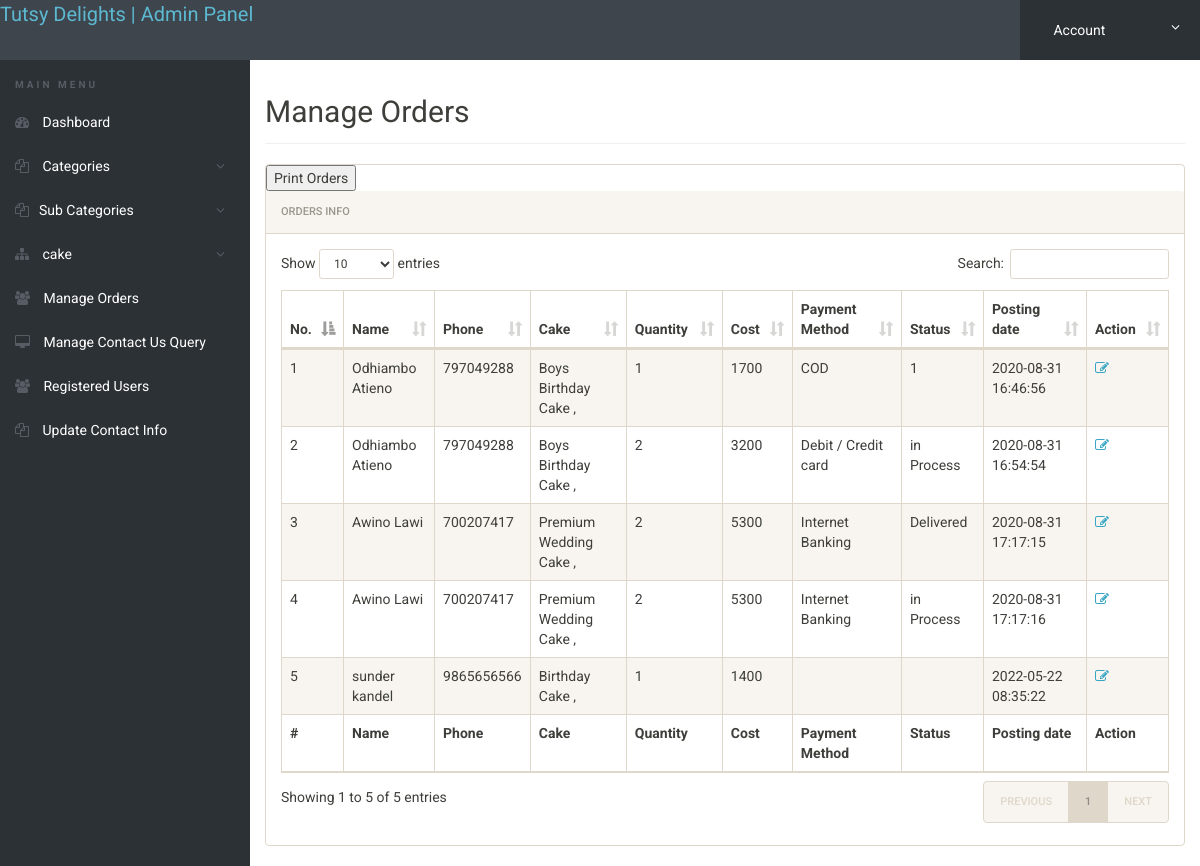
/admin/manage-Orderings.php (signed in), run on the app's committed database.
### tables this page shows
CREATE TABLE `orders` (
  `id` int(11) NOT NULL,
  `userId` int(11) DEFAULT NULL,
  `productId` varchar(255) DEFAULT NULL,
  `quantity` int(11) DEFAULT NULL,
  `orderDate` timestamp NOT NULL DEFAULT current_timestamp(),
  `paymentMethod` varchar(50) DEFAULT NULL,
  `orderStatus` varchar(55) DEFAULT NULL
);

CREATE TABLE `users` (
  `id` int(11) NOT NULL,
  `name` varchar(255) DEFAULT NULL,
  `email` varchar(255) DEFAULT NULL,
  `contactno` bigint(11) DEFAULT NULL,
  `password` varchar(255) DEFAULT NULL,
  `shippingAddress` longtext DEFAULT NULL,
  `shippingState` varchar(255) DEFAULT NULL,
  `shippingCity` varchar(255) DEFAULT NULL,
  `shippingPincode` int(11) DEFAULT NULL,
  `billingAddress` longtext DEFAULT NULL,
  `billingState` varchar(255) DEFAULT NULL,
  `billingCity` varchar(255) DEFAULT NULL,
  `billingPincode` int(11) DEFAULT NULL,
  `regDate` timestamp NOT NULL DEFAULT current_timestamp(),
  `updationDate` varchar(255) DEFAULT NULL
);

CREATE TABLE `products` (
  `id` int(11) NOT NULL,
  `category` int(11) NOT NULL,
  `subCategory` int(11) DEFAULT NULL,
  `productName` varchar(255) DEFAULT NULL,
  `productCompany` varchar(255) DEFAULT NULL,
  `productPrice` int(11) DEFAULT NULL,
  `productPriceBeforeDiscount` int(11) DEFAULT NULL,
  `productDescription` longtext DEFAULT NULL,
  `productImage1` varchar(255) DEFAULT NULL,
  `productImage2` varchar(255) DEFAULT NULL,
  `productImage3` varchar(255) DEFAULT NULL,
  `shippingCharge` int(11) DEFAULT NULL,
  `productAvailability` varchar(255) DEFAULT NULL,
  `postingDate` timestamp NULL DEFAULT current_timestamp(),
  `updationDate` varchar(255) DEFAULT NULL
);

### admin/manage-Orderings.php (the view, shortened to what this page needs)
<?php
include('includes/config.php');
if(strlen($_SESSION['alogin'])==0)
	{
header('location:index.php');
}
else{
 ?>
<!doctype html>
<html lang="en" class="no-js">
<head>
	<link rel="stylesheet" href="css/font-awesome.min.css">
	<link rel="stylesheet" href="css/bootstrap.min.css">
	<link rel="stylesheet" href="css/dataTables.bootstrap.min.css">
	<link rel="stylesheet" href="css/bootstrap-social.css">
	<link rel="stylesheet" href="css/bootstrap-select.css">
	<link rel="stylesheet" href="css/fileinput.min.css">
	<link rel="stylesheet" href="css/awesome-bootstrap-checkbox.css">
	<link rel="stylesheet" href="css/style.css">
</head>
<body>
	<?php include('includes/header.php');?>
	<div class="ts-main-content">
		<?php include('includes/leftbar.php');?>
		<div class="content-wrapper">
			<div class="container-fluid">
				<div class="row">
					<div class="col-md-12">
						<h2 class="page-title">Manage Orders</h2>
						<div class="panel panel-default">
						<button onClick="window.print()">Print Orders</button>
							<div class="panel-heading">Orders Info</div>
							<div class="panel-body">
								<table id="zctb" class="display table table-striped table-bordered table-hover" cellspacing="0" width="100%">
									<thead>
										<tr>
										<th>No.</th>
											<th>Name</th>
												<th>Phone</th>
											<th>Cake</th>
											<th>Quantity</th>
											<th>Cost</th>
											<th>Payment Method</th>
											<th>Status</th>
											<th>Posting date</th>
											<th>Action</th>
										</tr>
									</thead>
									<tfoot>
										<tr>
										<th>#</th>
										<th>Name</th>
										<th>Phone</th>
											<th>Cake </th>
											<th>Quantity</th>
											<th>Cost</th>
											<th>Payment Method</th>
											<th>Status</th>
											<th>Posting date</th>
											<th>Action</th>
										</tr>
									</tfoot>
									<tbody>
									<?php $sql = "select users.name as username,users.email as useremail,users.contactno as usercontact,users.shippingAddress as shippingaddress,users.shippingCity as shippingcity,users.shippingState as shippingstate,users.shippingPincode as shippingpincode,products.productName as productname,products.shippingCharge as shippingcharge,orders.quantity as quantity,orders.orderDate as orderdate,products.productPrice as productprice, orders.paymentMethod,orders.orderStatus,orders.id as id  from orders join users on  orders.userId=users.id join products on products.id=orders.productId where orders.	orderStatus!='$status' or orders.orderStatus is null ";
$query = $dbh -> prepare($sql);
$query->execute();
$results=$query->fetchAll(PDO::FETCH_OBJ);
$cnt=1;
if($query->rowCount() > 0)
{
foreach($results as $result)
{				?>
										<tr>
											<td><?php echo htmlentities($cnt);?></td>
											<td><?php echo htmlentities($result->username);?></td>
											<td><?php echo htmlentities($result->usercontact);?></td>
											<td><?php echo htmlentities($result->productname);?> , <?php echo htmlentities($result->CakeTitle);?></td>
											<td><?php echo htmlentities($result->quantity);?></td>
											<td><?php echo htmlentities($result->quantity)*($result->productprice)+($result->shippingcharge);?></td>
											<td><?php echo htmlentities($result->paymentMethod);?></td>
											<td><?php echo htmlentities($result->orderStatus);?></td>
											<td><?php echo htmlentities($result->orderdate);?></td>
										<td>   <a href="updateorder.php?id=<?php echo htmlentities($result->id);?>" title="Update order" target="_blank"><i class="fa fa-edit"></i></a>
											</td>
										</tr>
										<?php $cnt=$cnt+1; }} ?>
									</tbody>
								</table>
							</div>
						</div>
					</div>
				</div>
			</div>
		</div>
	</div>
</body>
</html>
<?php } ?>

### admin/includes/header.php (shortened to what this page needs)
<div class="brand clearfix">
		<ul class="ts-profile-nav">
			<li class="ts-account">
				<a href="#"><img src="img/ts-avatar.jpg" class="ts-avatar hidden-side" alt=""> Account <i class="fa fa-angle-down hidden-side"></i></a>
			</li>
		</ul>
		<a href="dashboard.php" style="font-size: 20px; float: left;"> Tutsy Delights | Admin Panel</a>
	</div>

### admin/includes/leftbar.php (shortened to what this page needs)
	<nav class="ts-sidebar">
			<ul class="ts-sidebar-menu">
				<li class="ts-label">Main Menu</li>
				<li><a href="dashboard.php"><i class="fa fa-dashboard"></i> Dashboard</a></li>
<li><a href="#"><i class="fa fa-files-o"></i> Categories</a>
</li>
<li><a href="#"><i class="fa fa-files-o"></i>Sub Categories</a>
</li>
<li><a href="#"><i class="fa fa-sitemap"></i> cake</a>
				</li>
				<li><a href="manage-Orderings.php"><i class="fa fa-users"></i> Manage Orders</a></li>
				<li><a href="manage-conactusquery.php"><i class="fa fa-desktop"></i> Manage Contact Us Query</a></li>
				<li><a href="reg-users.php"><i class="fa fa-users"></i> Registered Users</a></li>
			<li><a href="update-contactinfo.php"><i class="fa fa-files-o"></i> Update Contact Info</a></li>
			</ul>
		</nav>

### admin/css/style.css (style rules this page uses)
html { font-size: 14px; }
@media only screen and (min-width: 480px) { html { font-size: 17px; } }
@media only screen and (min-width: 768px) { html { font-size: 14px; } }
body { font-size: 1em; }
a { color: #37a6c4; }
.panel { overflow: hidden; }
ul, li { margin: 0; padding: 0; list-style: none; }
.page-title { padding-bottom: 15px; margin-bottom: 20px; border-bottom: 1px solid #f0f0f0; }
.brand { background: #3e454c; position: relative; z-index: 3; position: fixed; width: 100%; top: 0; }
.brand .ts-profile-nav { float: right; display: none; }
.brand .ts-profile-nav li { float: left; position: relative; }
.brand .ts-profile-nav li a { display: block; padding: 20px; color: #fff; }
.brand .ts-profile-nav .ts-account .fa-angle-down { float: right; }
.brand .ts-profile-nav .ts-account > a { width: 180px; background: #2c3136; }
@media only screen and (min-width: 992px) { .brand .ts-profile-nav { display: block; } }
.ts-sidebar { background: #2c3136; max-height: 0; transition: max-height 0.3s; overflow: hidden; position: fixed; z-index: 2; width: 100%; bottom: 0; top: 60px; overflow-y: auto; }
@media only screen and (min-width: 992px) { .ts-sidebar { max-height: 100%; bottom: 0; } }
.ts-sidebar-menu .ts-label { color: #585c64; font-weight: bold; padding: 8px 15px; text-transform: uppercase; font-size: 10px; letter-spacing: 3px; margin-top: 10px; }
.ts-sidebar-menu a { display: block; text-decoration: none; padding: 12px 15px; color: #fff; }
.ts-sidebar-menu li { position: relative; }
.ts-sidebar-menu li i { color: #585c64; margin-right: 10px; }
.ts-main-content .content-wrapper { padding-top: 15px; margin-top: 60px; }
@media only screen and (min-width: 992px) { .ts-main-content .ts-sidebar { width: 250px; float: left; } }
@media only screen and (min-width: 992px) { .ts-main-content .content-wrapper { margin-left: 250px; } }

### data on the page
orders: userId.name "Odhiambo Atieno", userId.contactno "797049288", productId.productName "Boys Birthday Cake", quantity "1", quantity.shippingCharge "1700", paymentMethod "COD", orderStatus "1", orderDate "2020-08-31 16:46:56"
orders: userId.name "Odhiambo Atieno", userId.contactno "797049288", productId.productName "Boys Birthday Cake", quantity "2", quantity.shippingCharge "3200", paymentMethod "Debit / Credit card", orderStatus "in Process", orderDate "2020-08-31 16:54:54"
orders: userId.name "Awino Lawi", userId.contactno "700207417", productId.productName "Premium Wedding Cake", quantity "2", quantity.shippingCharge "5300", paymentMethod "Internet Banking", orderStatus "Delivered", orderDate "2020-08-31 17:17:15"
orders: userId.name "Awino Lawi", userId.contactno "700207417", productId.productName "Premium Wedding Cake", quantity "2", quantity.shippingCharge "5300", paymentMethod "Internet Banking", orderStatus "in Process", orderDate "2020-08-31 17:17:16"
orders: userId.name "sunder kandel", userId.contactno "9865656566", productId.productName "Birthday Cake", quantity "1", quantity.shippingCharge "1400", orderDate "2022-05-22 08:35:22"
